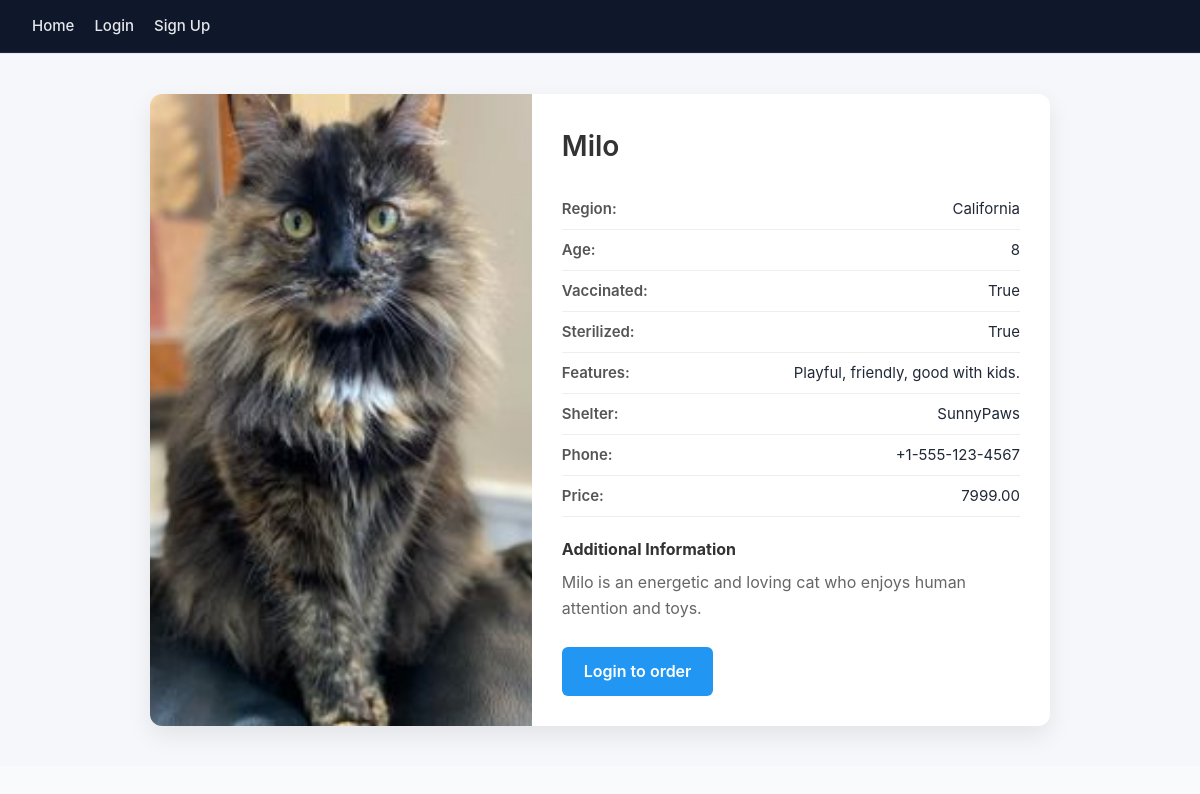
The page /product/9/ on the database its author committed.
### Shop/models.py (models this page shows, shortened)
class Product(models.Model):
    name = models.CharField(max_length=255)
    image = models.ImageField(upload_to='products/', blank=True, null=True)
    region = models.CharField(max_length=100)
    age = models.PositiveIntegerField()
    vaccinated = models.BooleanField(default=False)
    sterilized = models.BooleanField(default=False)
    features = models.TextField(blank=True)
    shelter = models.CharField(max_length=255)
    phone = models.CharField(max_length=20)
    price = models.DecimalField(max_digits=10, decimal_places=2)
    info = models.TextField(blank=True)

### Shop/views.py (the view)
# urls.py: path('product/<int:pk>/', views.product_detail, name='product_detail'),
def product_detail(request, pk):
    product = get_object_or_404(Product, pk=pk)
    return render(request, 'products/product_detail.html', {
        'product': product
    })

### Shop/templates/products/product_detail.html (shortened to what this page needs)
{% extends 'base.html' %}
{% load static %}
{% block css %}
<link rel="stylesheet" href="{% static 'css/product_details.css' %}">
{% endblock %}
{% block content %}
<div class="product-container">
    <div class="product-card">
        <div class="product-image">
            {% if product.image %}
                <img src="{{ product.image.url }}" alt="{{ product.name }}">
            {% else %}
                <img src="{% static 'images/no-image.png' %}" alt="No image available">
            {% endif %}
        </div>
        <div class="product-info">
            <h2 class="product-title">{{ product.name }}</h2>
            <ul class="product-details">
                <li><span>Region:</span> {{ product.region }}</li>
                <li><span>Age:</span> {{ product.age }}</li>
                <li><span>Vaccinated:</span> {{ product.vaccinated }}</li>
                <li><span>Sterilized:</span> {{ product.sterilized }}</li>
                <li><span>Features:</span> {{ product.features }}</li>
                <li><span>Shelter:</span> {{ product.shelter }}</li>
                <li><span>Phone:</span> {{ product.phone }}</li>
                <li><span>Price:</span> {{ product.price }}</li>
            </ul>
            <div class="product-description">
                <h4>Additional Information</h4>
                <p>{{ product.info }}</p>
            </div>
            <div class="product-actions">
                {% if user.is_authenticated %}
                    <a href="{% url 'create_order' product.id %}" class="btn-primary">
                        Adopt / Buy
                    </a>
                {% else %}
                    <a href="{% url 'login' %}" class="btn-secondary">
                        Login to order
                    </a>
                {% endif %}
            </div>
        </div>
    </div>
</div>
{% endblock %}

### Shop/static/css/base.css (style rules this page uses)
* { margin: 0; padding: 0; box-sizing: border-box; }
body { font-family: "Inter", "Segoe UI", Arial, sans-serif; background-color: #f8fafc; color: #1f2937; line-height: 1.6; }
h1, h2, h3 { color: #020617; font-weight: 600; margin-bottom: 14px; }
h2 { font-size: 26px; }
a { color: #2563eb; }
ul { list-style: none; }
li { padding: 8px 0; border-bottom: 1px solid #e5e7eb; }

### Shop/static/css/product_details.css (style rules this page uses)
.product-container { display: flex; justify-content: center; padding: 40px 20px; background-color: #f5f7fa; }
.product-card { display: flex; max-width: 900px; width: 100%; background: #ffffff; border-radius: 12px; box-shadow: 0 10px 25px rgba(0, 0, 0, 0.08); overflow: hidden; }
.product-image { flex: 1; background-color: #f0f0f0; }
.product-image img { width: 100%; height: 100%; object-fit: cover; }
.product-info { flex: 1.2; padding: 30px; }
.product-title { font-size: 28px; margin-bottom: 20px; color: #333; }
.product-details { list-style: none; padding: 0; margin: 0 0 20px 0; }
.product-details li { display: flex; justify-content: space-between; padding: 8px 0; border-bottom: 1px solid #eee; font-size: 15px; }
.product-details span { font-weight: 600; color: #555; }
.product-description h4 { margin-bottom: 8px; color: #333; }
.product-description p { color: #666; line-height: 1.6; }
.product-actions { margin-top: 25px; }
.btn-primary, .btn-secondary { display: inline-block; padding: 12px 22px; border-radius: 6px; text-decoration: none; font-weight: 600; transition: background-color 0.3s ease; }
.btn-secondary { background-color: #2196F3; color: #fff; }

### rows shown on the page
Product: image (picture), name "Milo", region "California", age "8", vaccinated "True", sterilized "True", features "Playful, friendly, good with kids.", shelter "SunnyPaws", phone "+1-555-123-4567", price "7999.00", info "Milo is an energetic and loving cat who enjoys human attention and toys."
